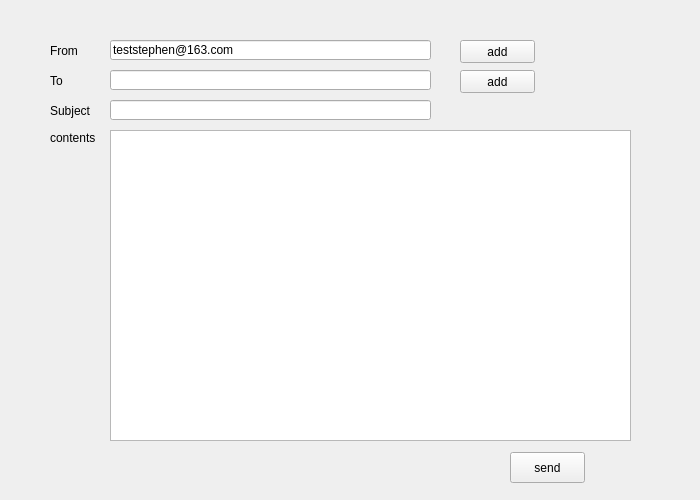
<?xml version="1.0" encoding="UTF-8"?>
<ui version="4.0">
 <class>Sendmail</class>
 <widget class="QWidget" name="Sendmail">
  <property name="geometry">
   <rect>
    <x>0</x>
    <y>0</y>
    <width>700</width>
    <height>500</height>
   </rect>
  </property>
  <property name="windowTitle">
   <string>Form</string>
  </property>
  <widget class="QLineEdit" name="mailFromAddrEdit">
   <property name="geometry">
    <rect>
     <x>110</x>
     <y>40</y>
     <width>321</width>
     <height>20</height>
    </rect>
   </property>
   <property name="text">
    <string>teststephen@163.com</string>
   </property>
  </widget>
  <widget class="QLabel" name="address">
   <property name="geometry">
    <rect>
     <x>50</x>
     <y>40</y>
     <width>31</width>
     <height>21</height>
    </rect>
   </property>
   <property name="text">
    <string>From</string>
   </property>
  </widget>
  <widget class="QPushButton" name="addBtn">
   <property name="geometry">
    <rect>
     <x>460</x>
     <y>40</y>
     <width>75</width>
     <height>23</height>
    </rect>
   </property>
   <property name="text">
    <string>add</string>
   </property>
  </widget>
  <widget class="QTextEdit" name="contentsEdit">
   <property name="geometry">
    <rect>
     <x>110</x>
     <y>130</y>
     <width>521</width>
     <height>311</height>
    </rect>
   </property>
  </widget>
  <widget class="QLabel" name="label">
   <property name="geometry">
    <rect>
     <x>50</x>
     <y>130</y>
     <width>54</width>
     <height>16</height>
    </rect>
   </property>
   <property name="text">
    <string>contents</string>
   </property>
  </widget>
  <widget class="QPushButton" name="sendBtn">
   <property name="geometry">
    <rect>
     <x>510</x>
     <y>452</y>
     <width>75</width>
     <height>31</height>
    </rect>
   </property>
   <property name="text">
    <string>send</string>
   </property>
  </widget>
  <widget class="QLabel" name="address_2">
   <property name="geometry">
    <rect>
     <x>50</x>
     <y>70</y>
     <width>31</width>
     <height>21</height>
    </rect>
   </property>
   <property name="text">
    <string>To</string>
   </property>
  </widget>
  <widget class="QLineEdit" name="mailToAddrEdit">
   <property name="geometry">
    <rect>
     <x>110</x>
     <y>70</y>
     <width>321</width>
     <height>20</height>
    </rect>
   </property>
   <property name="text">
    <string/>
   </property>
  </widget>
  <widget class="QPushButton" name="addBtn_2">
   <property name="geometry">
    <rect>
     <x>460</x>
     <y>70</y>
     <width>75</width>
     <height>23</height>
    </rect>
   </property>
   <property name="text">
    <string>add</string>
   </property>
  </widget>
  <widget class="QLabel" name="address_3">
   <property name="geometry">
    <rect>
     <x>50</x>
     <y>100</y>
     <width>51</width>
     <height>21</height>
    </rect>
   </property>
   <property name="text">
    <string>Subject</string>
   </property>
  </widget>
  <widget class="QLineEdit" name="mailSubjectEdit">
   <property name="geometry">
    <rect>
     <x>110</x>
     <y>100</y>
     <width>321</width>
     <height>20</height>
    </rect>
   </property>
   <property name="text">
    <string/>
   </property>
  </widget>
 </widget>
 <resources/>
 <connections/>
</ui>
